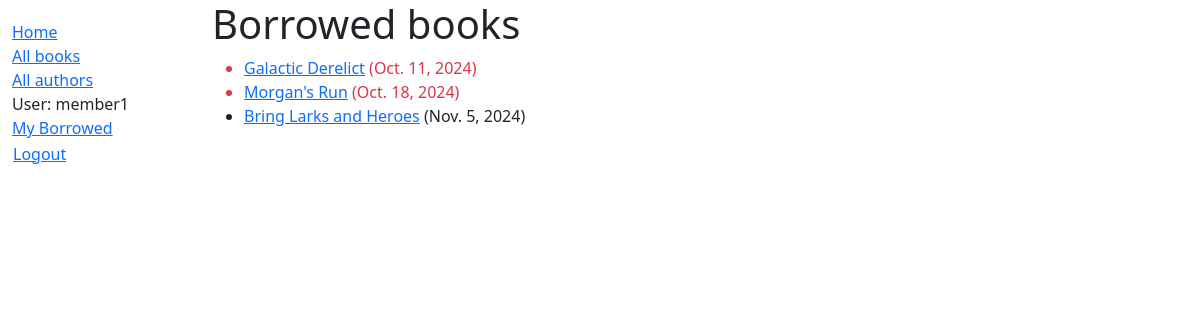
/catalog/mybooks/ (signed in), run on the app's committed database.
### catalog/models.py (models this page shows, shortened)
class BookInstance(models.Model):
    id = models.UUIDField(
        primary_key=True,
        default=uuid.uuid4,
        help_text="Unique ID for this particular book"
    )
    book = models.ForeignKey('Book', on_delete=models.RESTRICT, null=True)
    imprint = models.CharField(max_length=200)
    due_back = models.DateField(null=True, blank=True)
    borrower = models.ForeignKey(settings.AUTH_USER_MODEL, on_delete=models.SET_NULL, null=True, blank=True)
    LOAN_STATUS = (
        ('m', 'Maintenance'),
        ('o', 'On loan'),
        ('a', 'Available'),
        ('r', 'Reserved'),
    )
    status = models.CharField(
        max_length=1,
        choices=LOAN_STATUS,
        default='m',
        blank=True,
        help_text='Book availability',
    )
    class Meta:
        ordering = ['due_back']
        permissions = (("can_mark_returned", "Set book as returned"), ("can_renew", "Renew the due_back of a book"))
    def display_author(self):
        return f'{self.book.author.first_name} {self.book.author.last_name}'
    display_author.short_description = "Author"
    def is_overdue(self):
        return bool(self.due_back and date.today() > self.due_back)

class Book(models.Model):
    title = models.CharField(max_length=200)
    author = models.ForeignKey(
        'Author',
        on_delete=models.RESTRICT,
        null=True
    )
    summary = models.TextField(
        max_length=1000,
        help_text="Enter a brief description of the book"
    )
    isbn = models.CharField('ISBN', max_length=13, unique=True, help_text='13 Character <a href="https://www.isbn-insternational.org/content/what-isbn">ISBN</a>')
    genre = models.ManyToManyField('Genre', help_text='Select a genre for this book')
    language = models.ForeignKey('Language', on_delete=models.SET_NULL, null=True)
    class Meta:
        ordering = ['title', 'author']
    def display_genre(self):
        return ', '.join([genre.name for genre in self.genre.all()[:3]])
    display_genre.short_description = 'Genre'

### catalog/views.py (the view)
# urls.py: path('mybooks/', views.LoanedBookByUserListView.as_view(), name='my-borrowed'),
class LoanedBookByUserListView(LoginRequiredMixin, generic.ListView):
    model = BookInstance
    template_name = 'catalog/bookinstance_list_borrowed_user.html'
    paginate_by = 10
    def get_queryset(self):
        return (
            BookInstance.objects
            .filter(borrower=self.request.user)
            .filter(status__exact='o')
            .order_by('due_back')
        )

### catalog/templates/catalog/bookinstance_list_borrowed_user.html
{% extends "base_generic.html" %}
{% block content %}
<h1>Borrowed books</h1>
    {% if bookinstance_list %}
        <ul>
            {% for bookinst in bookinstance_list %}
            <li class="{% if bookinst.is_overdue %}text-danger{% endif %}">
                <a href="{% url 'book-detail' bookinst.book.pk %}">{{ bookinst.book.title }}</a> ({{ bookinst.due_back }})
            </li>
            {% endfor %}
        </ul>
    {% else %}
        <p>There are no books borrowed.</p>
    {% endif %}
{% endblock content %}

### catalog/templates/base_generic.html (shortened to what this page needs)
<!doctype html>
<html lang="en">
<head>
    <link href="https://cdn.jsdelivr.net/npm/bootstrap@5.3.3/dist/css/bootstrap.min.css" rel="stylesheet"
>
    {% load static %}
    <link rel="stylesheet" href="{% static 'css/style.css' %}" />
</head>
<body>
    <div class="container-fluid">
        <div class="row">
            <div class="col-sm-2">
                {% block sidebar %}
                <ul class="sidebar-nav">
                    <li><a href="{% url 'index' %}">Home</a></li>
                    <li><a href="{% url 'books' %}">All books</a></li>
                    <li><a href="{% url 'authors' %}">All authors</a></li>
                    {% if user.is_authenticated %}
                    <li>User: {{ user.get_username }}</li>
                    <li><a href="{% url 'my-borrowed' %}">My Borrowed</a></li>
                    <li>
                        <form id="logout-form" method="POST" action="{% url 'logout' %}" >
                            <button type="submit" class="btn btn-link">Logout</button>
                        </form>
                    </li>
                    {% else %}
                    <li><a href="{% url 'login' %}?next={{ request.path }}">Login</a></li>
                    {% endif %}
                </ul>
                {% endblock %}
            </div>
            <div class="col-sm-10 ">
                {% block content %}
                {% endblock %}
            </div>
        </div>
    </div>
</body>
</html>

### catalog/static/css/style.css (style rules this page uses)
.sidebar-nav { margin-top: 20px; padding: 0; list-style: none; }
#logout-form { display: inline; }
#logout-form button { padding: 0; margin: 0; }

### data on the page
BookInstance: book "Galactic Derelict", due_back "Oct. 11, 2024"
BookInstance: book "Morgan's Run", due_back "Oct. 18, 2024"
BookInstance: book "Bring Larks and Heroes", due_back "Nov. 5, 2024"

### other printed values
{{ user.get_username }} "member1"
